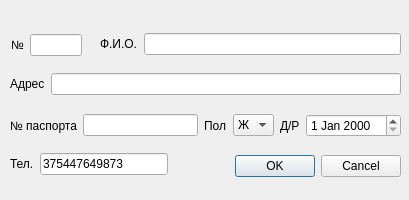
<?xml version="1.0" encoding="UTF-8"?>
<ui version="4.0">
 <class>Dialog</class>
 <widget class="QDialog" name="Dialog">
  <property name="geometry">
   <rect>
    <x>0</x>
    <y>0</y>
    <width>409</width>
    <height>200</height>
   </rect>
  </property>
  <property name="windowTitle">
   <string>Регистрация пациента</string>
  </property>
  <widget class="QDialogButtonBox" name="buttonBox">
   <property name="geometry">
    <rect>
     <x>230</x>
     <y>150</y>
     <width>171</width>
     <height>32</height>
    </rect>
   </property>
   <property name="orientation">
    <enum>Qt::Orientation::Horizontal</enum>
   </property>
   <property name="standardButtons">
    <set>QDialogButtonBox::StandardButton::Cancel|QDialogButtonBox::StandardButton::Ok</set>
   </property>
  </widget>
  <widget class="QWidget" name="">
   <property name="geometry">
    <rect>
     <x>10</x>
     <y>70</y>
     <width>391</width>
     <height>28</height>
    </rect>
   </property>
   <layout class="QHBoxLayout" name="horizontalLayout_3">
    <item>
     <widget class="QLabel" name="address_label">
      <property name="text">
       <string>Адрес</string>
      </property>
     </widget>
    </item>
    <item>
     <widget class="QLineEdit" name="address"/>
    </item>
   </layout>
  </widget>
  <widget class="QWidget" name="">
   <property name="geometry">
    <rect>
     <x>10</x>
     <y>110</y>
     <width>391</width>
     <height>31</height>
    </rect>
   </property>
   <layout class="QHBoxLayout" name="horizontalLayout_7">
    <item>
     <layout class="QHBoxLayout" name="horizontalLayout_4">
      <item>
       <widget class="QLabel" name="passport_label">
        <property name="text">
         <string>№ паспорта</string>
        </property>
       </widget>
      </item>
      <item>
       <widget class="QLineEdit" name="passport">
        <property name="text">
         <string/>
        </property>
       </widget>
      </item>
     </layout>
    </item>
    <item>
     <layout class="QHBoxLayout" name="horizontalLayout_5">
      <item>
       <widget class="QLabel" name="gender_label">
        <property name="text">
         <string>Пол</string>
        </property>
       </widget>
      </item>
      <item>
       <widget class="QComboBox" name="gender">
        <item>
         <property name="text">
          <string>Ж</string>
         </property>
        </item>
        <item>
         <property name="text">
          <string>М</string>
         </property>
        </item>
       </widget>
      </item>
     </layout>
    </item>
    <item>
     <layout class="QHBoxLayout" name="horizontalLayout_6">
      <item>
       <widget class="QLabel" name="birth_date_label">
        <property name="text">
         <string>Д/Р</string>
        </property>
       </widget>
      </item>
      <item>
       <widget class="QDateEdit" name="birth_date"/>
      </item>
     </layout>
    </item>
   </layout>
  </widget>
  <widget class="QWidget" name="">
   <property name="geometry">
    <rect>
     <x>10</x>
     <y>150</y>
     <width>158</width>
     <height>28</height>
    </rect>
   </property>
   <layout class="QHBoxLayout" name="horizontalLayout_8">
    <item>
     <widget class="QLabel" name="phone_label">
      <property name="text">
       <string>Тел.</string>
      </property>
     </widget>
    </item>
    <item>
     <widget class="QLineEdit" name="phone">
      <property name="text">
       <string>375447649873</string>
      </property>
     </widget>
    </item>
   </layout>
  </widget>
  <widget class="QWidget" name="">
   <property name="geometry">
    <rect>
     <x>100</x>
     <y>30</y>
     <width>301</width>
     <height>28</height>
    </rect>
   </property>
   <layout class="QHBoxLayout" name="horizontalLayout">
    <item>
     <widget class="QLabel" name="full_name_label">
      <property name="text">
       <string>Ф.И.О.</string>
      </property>
     </widget>
    </item>
    <item>
     <widget class="QLineEdit" name="full_name">
      <property name="tabletTracking">
       <bool>false</bool>
      </property>
     </widget>
    </item>
   </layout>
  </widget>
  <widget class="QWidget" name="">
   <property name="geometry">
    <rect>
     <x>11</x>
     <y>31</y>
     <width>71</width>
     <height>28</height>
    </rect>
   </property>
   <layout class="QHBoxLayout" name="horizontalLayout_2">
    <item>
     <widget class="QLabel" name="id_label">
      <property name="text">
       <string>№</string>
      </property>
     </widget>
    </item>
    <item>
     <widget class="QLineEdit" name="id"/>
    </item>
   </layout>
  </widget>
 </widget>
 <resources/>
 <connections>
  <connection>
   <sender>buttonBox</sender>
   <signal>accepted()</signal>
   <receiver>Dialog</receiver>
   <slot>accept()</slot>
   <hints>
    <hint type="sourcelabel">
     <x>248</x>
     <y>254</y>
    </hint>
    <hint type="destinationlabel">
     <x>157</x>
     <y>274</y>
    </hint>
   </hints>
  </connection>
  <connection>
   <sender>buttonBox</sender>
   <signal>rejected()</signal>
   <receiver>Dialog</receiver>
   <slot>reject()</slot>
   <hints>
    <hint type="sourcelabel">
     <x>316</x>
     <y>260</y>
    </hint>
    <hint type="destinationlabel">
     <x>286</x>
     <y>274</y>
    </hint>
   </hints>
  </connection>
 </connections>
</ui>
